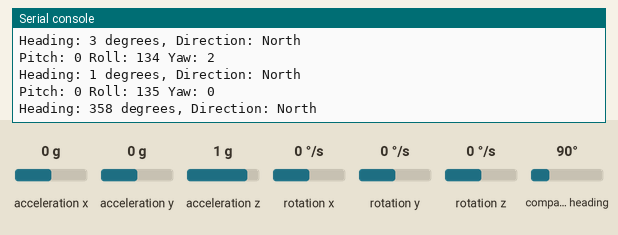
This program was run on a simulated Raspberry Pi Pico running MicroPython. On the bench: the last lines printed to the serial console. The test bench sets the inputs (shaded band); at power-on: acceleration x 0 g, acceleration y 0 g, acceleration z 1 g, rotation x 0 °/s, rotation y 0 °/s, rotation z 0 °/s, compass heading 90°.

Above: at 7.3 s.
7.4 s: acceleration x set to 0.2 g
At 8.5 s:
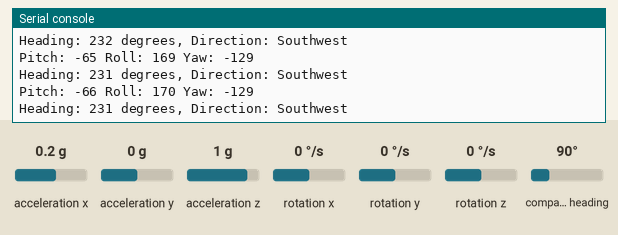
9.0 s: acceleration y set to -1.4 g
At 9.9 s:
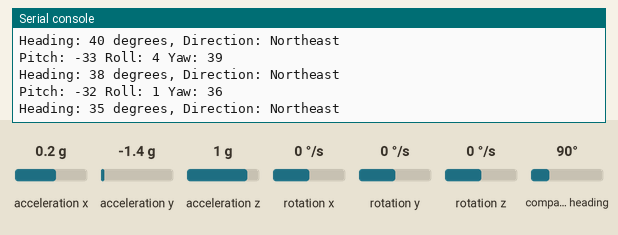
10.6 s: acceleration z set to -1.4 g
At 11.3 s:
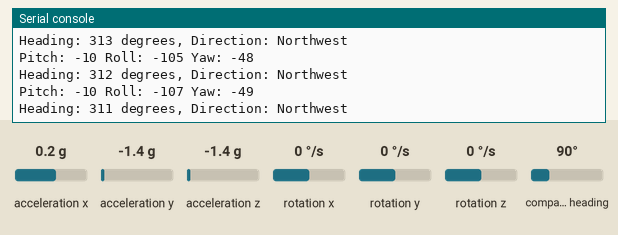
12.1 s: rotation x set to -192 °/s
At 12.9 s:
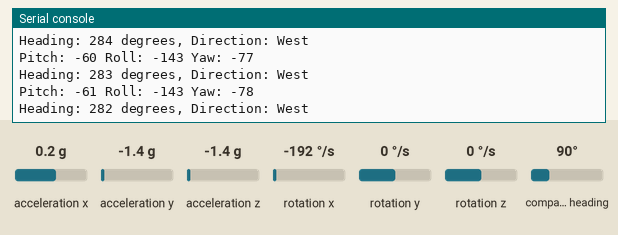
13.6 s: rotation y set to -192 °/s
At 14.6 s:
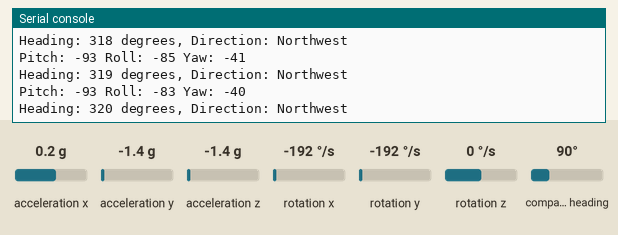
Timing chart, 0 to 16.1 s (numbered marks = the images above; inputs shaded):
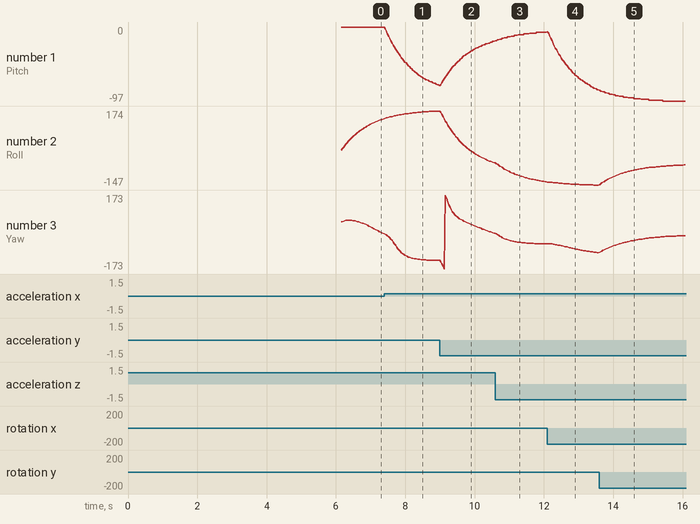

Measured:
- the behaviour switches between 0 and 0.1 g on acceleration x (found by bisection; images 0 and 1)

The program:

gyro.py
```python
"""
GyroscopeDataLogger class for Raspberry Pi Pico using MPU6500 sensor.
This class provides orientation estimation using a complementary filter.
"""
from machine import I2C, Pin
from mpu9250 import MPU9250
from time import sleep
from math import sqrt, atan2, degrees, sin, cos

class GyroscopeDataLogger:
    def __init__(self):
        """
        Initialize the GyroscopeDataLogger class.
        """
        # Инициализация I2C для связи с датчиком
        MPU = 0x68
        id = 1
        sda = Pin(26)
        scl = Pin(27)
        self.i2c = I2C(id=id, scl=scl, sda=sda, freq=400000)
        # Создание экземпляра MPU9250 для работы с датчиком
        self.mpu = MPU9250(self.i2c)
        # Начальные углы крена, тангажа и рыскания (pitch, roll, yaw)
        self.pitch = 0.0
        self.roll = 0.0
        self.yaw = 0.0
        # Константы для комплементарного фильтра
        self.alpha = 0.98
        self.dt = 0.01  # Шаг времени в секундах
        # Параметры для калибровки
        self.gyro_bias = [0.0, 0.0, 0.0]
        self.accel_bias = [0.0, 0.0, 0.0]
        self.mag_bias = [0.0, 0.0, 0.0]
        self.mag_scale = [1.0, 1.0, 1.0]
        self.calibrate()

    def calibrate(self):
        """
        Calibrate the gyroscope, accelerometer, and magnetometer.
        """
        print("Calibrating... Keep the sensor still.")
        num_samples = 1000
        gyro_sum = [0.0, 0.0, 0.0]
        accel_sum = [0.0, 0.0, 0.0]
        mag_min = [0.0, 0.0, 0.0]
        mag_max = [0.0, 0.0, 0.0]

        # Сбор образцов для калибровки
        for _ in range(num_samples):
            gyro_data = self.mpu.gyro
            accel_data = self.mpu.acceleration
            mag_data = self.mpu.magnetic

            for i in range(3):
                gyro_sum[i] += gyro_data[i]
                accel_sum[i] += accel_data[i]
                if mag_data[i] < mag_min[i]:
                    mag_min[i] = mag_data[i]
                if mag_data[i] > mag_max[i]:
                    mag_max[i] = mag_data[i]

            sleep(0.005)

        # Расчет смещений и масштабов для калибровки
        for i in range(3):
            self.gyro_bias[i] = gyro_sum[i] / num_samples
            self.accel_bias[i] = accel_sum[i] / num_samples
            self.mag_bias[i] = (mag_max[i] + mag_min[i]) / 2.0
            self.mag_scale[i] = (mag_max[i] - mag_min[i]) / 2.0

        print("Calibration done.")
        print("Gyro Bias:", self.gyro_bias)
        print("Accel Bias:", self.accel_bias)
        print("Mag Bias:", self.mag_bias)
        print("Mag Scale:", self.mag_scale)

    def update_orientation(self):
        """
        Update orientation using complementary filter.
        """
        gx, gy, gz = [g - bias for g, bias in zip(self.mpu.gyro, self.gyro_bias)]
        ax, ay, az = [a - bias for a, bias in zip(self.mpu.acceleration, self.accel_bias)]
        mx, my, mz = [(m - bias) / scale for m, bias, scale in zip(self.mpu.magnetic, self.mag_bias, self.mag_scale)]

        # Расчет углов от гироскопа
        self.pitch += gx * self.dt
        self.roll -= gy * self.dt

        # Коррекция углов по акселерометру
        accel_roll = atan2(ay, az)
        accel_pitch = atan2(-ax, sqrt(ay**2 + az**2))

        # Применение комплементарного фильтра
        self.pitch = self.alpha * self.pitch + (1 - self.alpha) * accel_pitch
        self.roll = self.alpha * self.roll + (1 - self.alpha) * accel_roll

        # Расчет yaw по магнитометру
        Yh = (my * cos(self.roll)) - (mz * sin(self.roll))
        Xh = (mx * cos(self.pitch)) + (my * sin(self.roll) * sin(self.pitch)) + (mz * cos(self.roll) * sin(self.pitch))
        self.yaw = atan2(Yh, Xh)

    def get_heading(self):
        """
        Get heading in degrees.
        """
        self.update_orientation()
        heading = degrees(self.yaw)
        # Приведение угла к диапазону от 0 до 360
        if heading < 0:
            heading += 360
        return heading

    def get_direction(self, heading):
        """
        Get direction based on heading.
        """
        # Определение направления в зависимости от угла
        if 22.5 <= heading < 67.5:
            return "Northeast"
        elif 67.5 <= heading < 112.5:
            return "East"
        elif 112.5 <= heading < 157.5:
            return "Southeast"
        elif 157.5 <= heading < 202.5:
            return "South"
        elif 202.5 <= heading < 247.5:
            return "Southwest"
        elif 247.5 <= heading < 292.5:
            return "West"
        elif 292.5 <= heading < 337.5:
            return "Northwest"
        else:
            return "North"

    def get_orientation(self):
        """
        Get pitch, roll, and yaw in degrees.
        """
        self.update_orientation()
        # Приведение углов к диапазону от -180 до 180
        pitch = degrees(self.pitch)
        roll = degrees(self.roll)
        yaw = degrees(self.yaw)
        if pitch > 180:
            pitch -= 360
        if roll > 180:
            roll -= 360
        if yaw > 180:
            yaw -= 360
        return pitch, roll, yaw

if __name__ == "__main__":
    gyro = GyroscopeDataLogger()
    while True:
        pitch, roll, yaw = gyro.get_orientation()
        heading = gyro.get_heading()
        direction = gyro.get_direction(heading)
        print("Pitch:", round(pitch), "Roll:", round(roll), "Yaw:", round(yaw))
        print("Heading:", round(heading), "degrees, Direction:", direction)
        sleep(0.03)
```
